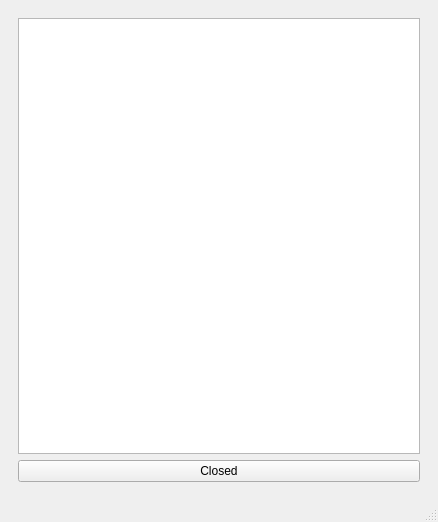
<?xml version="1.0" encoding="UTF-8"?>
<ui version="4.0">
 <class>MainWindow</class>
 <widget class="QMainWindow" name="MainWindow">
  <property name="geometry">
   <rect>
    <x>0</x>
    <y>0</y>
    <width>438</width>
    <height>522</height>
   </rect>
  </property>
  <property name="windowTitle">
   <string>MainWindow</string>
  </property>
  <widget class="QWidget" name="centralwidget">
   <layout class="QGridLayout" name="gridLayout_2">
    <item row="0" column="0">
     <widget class="QWidget" name="widget" native="true">
      <layout class="QGridLayout" name="gridLayout">
       <item row="0" column="0">
        <layout class="QVBoxLayout" name="verticalLayout">
         <item>
          <widget class="QTableWidget" name="tableWidget"/>
         </item>
         <item>
          <widget class="QPushButton" name="pushButton">
           <property name="text">
            <string>Closed</string>
           </property>
          </widget>
         </item>
        </layout>
       </item>
      </layout>
     </widget>
    </item>
   </layout>
  </widget>
  <widget class="QMenuBar" name="menubar">
   <property name="geometry">
    <rect>
     <x>0</x>
     <y>0</y>
     <width>438</width>
     <height>21</height>
    </rect>
   </property>
  </widget>
  <widget class="QStatusBar" name="statusbar"/>
 </widget>
 <resources/>
 <connections/>
</ui>
